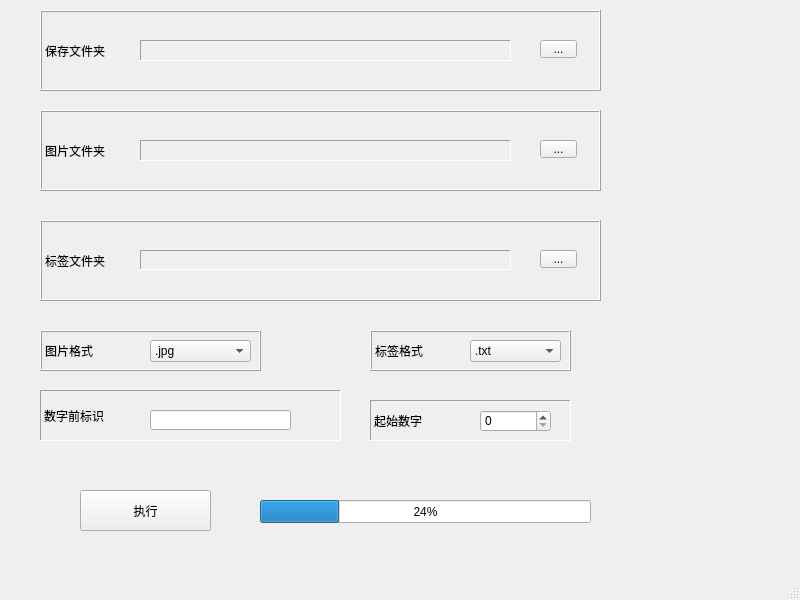
<?xml version="1.0" encoding="UTF-8"?>
<ui version="4.0">
 <class>MainWindow</class>
 <widget class="QMainWindow" name="MainWindow">
  <property name="geometry">
   <rect>
    <x>0</x>
    <y>0</y>
    <width>800</width>
    <height>600</height>
   </rect>
  </property>
  <property name="windowTitle">
   <string>MainWindow</string>
  </property>
  <widget class="QWidget" name="centralwidget">
   <widget class="QLabel" name="img_dir_label">
    <property name="geometry">
     <rect>
      <x>40</x>
      <y>110</y>
      <width>561</width>
      <height>81</height>
     </rect>
    </property>
    <property name="frameShape">
     <enum>QFrame::Box</enum>
    </property>
    <property name="frameShadow">
     <enum>QFrame::Raised</enum>
    </property>
    <property name="text">
     <string>图片文件夹</string>
    </property>
   </widget>
   <widget class="QLabel" name="label_dir_label">
    <property name="geometry">
     <rect>
      <x>40</x>
      <y>220</y>
      <width>561</width>
      <height>81</height>
     </rect>
    </property>
    <property name="frameShape">
     <enum>QFrame::Box</enum>
    </property>
    <property name="frameShadow">
     <enum>QFrame::Raised</enum>
    </property>
    <property name="text">
     <string>标签文件夹</string>
    </property>
   </widget>
   <widget class="QToolButton" name="img_dir_input_botton">
    <property name="geometry">
     <rect>
      <x>540</x>
      <y>140</y>
      <width>37</width>
      <height>18</height>
     </rect>
    </property>
    <property name="text">
     <string>...</string>
    </property>
   </widget>
   <widget class="QToolButton" name="label_dir_input_botton">
    <property name="geometry">
     <rect>
      <x>540</x>
      <y>250</y>
      <width>37</width>
      <height>18</height>
     </rect>
    </property>
    <property name="text">
     <string>...</string>
    </property>
   </widget>
   <widget class="QPushButton" name="do_botton">
    <property name="geometry">
     <rect>
      <x>80</x>
      <y>490</y>
      <width>131</width>
      <height>41</height>
     </rect>
    </property>
    <property name="text">
     <string>执行</string>
    </property>
   </widget>
   <widget class="QComboBox" name="img_format_box">
    <property name="geometry">
     <rect>
      <x>150</x>
      <y>340</y>
      <width>101</width>
      <height>22</height>
     </rect>
    </property>
    <item>
     <property name="text">
      <string>.jpg</string>
     </property>
    </item>
    <item>
     <property name="text">
      <string>.jpeg</string>
     </property>
    </item>
    <item>
     <property name="text">
      <string>.PNG</string>
     </property>
    </item>
    <item>
     <property name="text">
      <string>.png</string>
     </property>
    </item>
    <item>
     <property name="text">
      <string>.JPG</string>
     </property>
    </item>
    <item>
     <property name="text">
      <string>.JPEG</string>
     </property>
    </item>
   </widget>
   <widget class="QLabel" name="img_format_label">
    <property name="geometry">
     <rect>
      <x>40</x>
      <y>330</y>
      <width>221</width>
      <height>41</height>
     </rect>
    </property>
    <property name="frameShape">
     <enum>QFrame::Box</enum>
    </property>
    <property name="frameShadow">
     <enum>QFrame::Raised</enum>
    </property>
    <property name="text">
     <string>图片格式</string>
    </property>
   </widget>
   <widget class="QLabel" name="label_format_label">
    <property name="geometry">
     <rect>
      <x>370</x>
      <y>330</y>
      <width>201</width>
      <height>41</height>
     </rect>
    </property>
    <property name="frameShape">
     <enum>QFrame::Box</enum>
    </property>
    <property name="frameShadow">
     <enum>QFrame::Raised</enum>
    </property>
    <property name="text">
     <string>标签格式</string>
    </property>
   </widget>
   <widget class="QComboBox" name="label_format_box">
    <property name="geometry">
     <rect>
      <x>470</x>
      <y>340</y>
      <width>91</width>
      <height>22</height>
     </rect>
    </property>
    <item>
     <property name="text">
      <string>.txt</string>
     </property>
    </item>
    <item>
     <property name="text">
      <string>.xml</string>
     </property>
    </item>
   </widget>
   <widget class="QToolButton" name="save_dir_input_botton">
    <property name="geometry">
     <rect>
      <x>540</x>
      <y>40</y>
      <width>37</width>
      <height>18</height>
     </rect>
    </property>
    <property name="text">
     <string>...</string>
    </property>
   </widget>
   <widget class="QLabel" name="save_dir_label">
    <property name="geometry">
     <rect>
      <x>40</x>
      <y>10</y>
      <width>561</width>
      <height>81</height>
     </rect>
    </property>
    <property name="frameShape">
     <enum>QFrame::Box</enum>
    </property>
    <property name="frameShadow">
     <enum>QFrame::Raised</enum>
    </property>
    <property name="text">
     <string>保存文件夹</string>
    </property>
   </widget>
   <widget class="QLabel" name="save_dir_input_edit">
    <property name="geometry">
     <rect>
      <x>140</x>
      <y>40</y>
      <width>371</width>
      <height>21</height>
     </rect>
    </property>
    <property name="frameShape">
     <enum>QFrame::Panel</enum>
    </property>
    <property name="frameShadow">
     <enum>QFrame::Sunken</enum>
    </property>
    <property name="text">
     <string/>
    </property>
   </widget>
   <widget class="QLabel" name="img_dir_input_edit">
    <property name="geometry">
     <rect>
      <x>140</x>
      <y>140</y>
      <width>371</width>
      <height>21</height>
     </rect>
    </property>
    <property name="frameShape">
     <enum>QFrame::Panel</enum>
    </property>
    <property name="frameShadow">
     <enum>QFrame::Sunken</enum>
    </property>
    <property name="text">
     <string/>
    </property>
   </widget>
   <widget class="QLabel" name="label_dir_input_edit">
    <property name="geometry">
     <rect>
      <x>140</x>
      <y>250</y>
      <width>371</width>
      <height>20</height>
     </rect>
    </property>
    <property name="frameShape">
     <enum>QFrame::Panel</enum>
    </property>
    <property name="frameShadow">
     <enum>QFrame::Sunken</enum>
    </property>
    <property name="text">
     <string/>
    </property>
   </widget>
   <widget class="QLabel" name="start_num_label">
    <property name="geometry">
     <rect>
      <x>370</x>
      <y>400</y>
      <width>201</width>
      <height>41</height>
     </rect>
    </property>
    <property name="frameShape">
     <enum>QFrame::Panel</enum>
    </property>
    <property name="frameShadow">
     <enum>QFrame::Sunken</enum>
    </property>
    <property name="text">
     <string>起始数字</string>
    </property>
   </widget>
   <widget class="QSpinBox" name="start_num_box">
    <property name="geometry">
     <rect>
      <x>480</x>
      <y>410</y>
      <width>71</width>
      <height>22</height>
     </rect>
    </property>
   </widget>
   <widget class="QLabel" name="name_label">
    <property name="geometry">
     <rect>
      <x>40</x>
      <y>390</y>
      <width>301</width>
      <height>51</height>
     </rect>
    </property>
    <property name="frameShape">
     <enum>QFrame::Panel</enum>
    </property>
    <property name="frameShadow">
     <enum>QFrame::Sunken</enum>
    </property>
    <property name="text">
     <string>数字前标识</string>
    </property>
   </widget>
   <widget class="QLineEdit" name="start_name_edit">
    <property name="geometry">
     <rect>
      <x>150</x>
      <y>410</y>
      <width>141</width>
      <height>20</height>
     </rect>
    </property>
   </widget>
   <widget class="QProgressBar" name="rename_progress_bar">
    <property name="geometry">
     <rect>
      <x>260</x>
      <y>500</y>
      <width>331</width>
      <height>23</height>
     </rect>
    </property>
    <property name="value">
     <number>24</number>
    </property>
   </widget>
   <zorder>save_dir_label</zorder>
   <zorder>img_format_label</zorder>
   <zorder>img_dir_label</zorder>
   <zorder>label_dir_label</zorder>
   <zorder>img_dir_input_botton</zorder>
   <zorder>label_dir_input_botton</zorder>
   <zorder>do_botton</zorder>
   <zorder>img_format_box</zorder>
   <zorder>label_format_label</zorder>
   <zorder>label_format_box</zorder>
   <zorder>save_dir_input_botton</zorder>
   <zorder>save_dir_input_edit</zorder>
   <zorder>img_dir_input_edit</zorder>
   <zorder>label_dir_input_edit</zorder>
   <zorder>start_num_label</zorder>
   <zorder>start_num_box</zorder>
   <zorder>name_label</zorder>
   <zorder>start_name_edit</zorder>
   <zorder>rename_progress_bar</zorder>
  </widget>
  <widget class="QMenuBar" name="menubar">
   <property name="geometry">
    <rect>
     <x>0</x>
     <y>0</y>
     <width>800</width>
     <height>22</height>
    </rect>
   </property>
  </widget>
  <widget class="QStatusBar" name="statusbar"/>
 </widget>
 <resources/>
 <connections/>
</ui>
